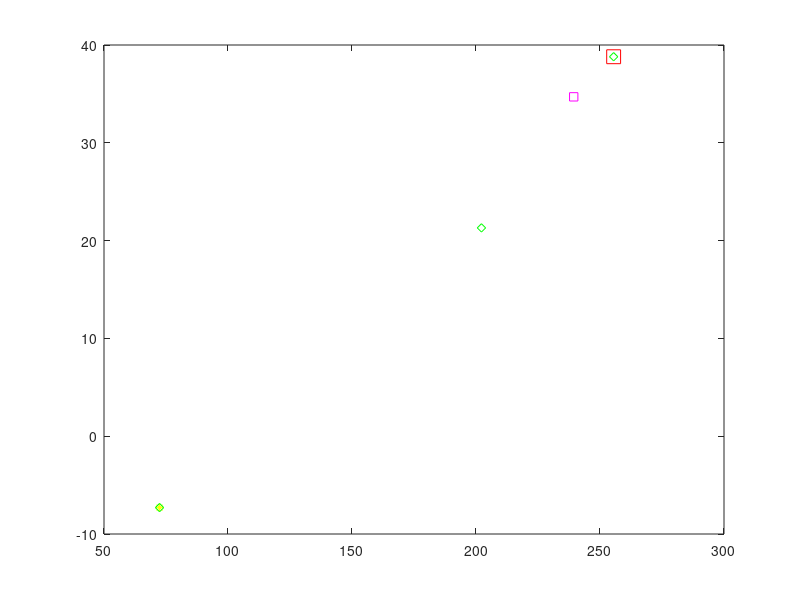

Source code (MATLAB): (Note: this script raises an error after producing the figure.)
% 2015-04-04 GPS control segment
% 38.8033 N, 104.5256 W   % Schriever Air Force Base, Coordinates
% 21.3114 N, 157.7964 W   % Hawaii, Coordinates
% 7.3133 S, 72.4111 E     % Diego Garcia, Coordinates
% 28.4889 N, 80.5778 W    % Cape Canaveral
% 7.56' S 14.25'W         % Ascension Island
% 8.7167 N, 167.7333 E    % Kwajalein
% 34.7328 N, 120.5681 W   % Vandenberg AFB California

% The ground antennas are co-located in four of the Monitor stations:
% Ascension Island
% Cape Canaveral
% Diego Garcia
% Kwajalein

clc;close all;

x11=360-104.5; y11=38.8;                  % Schriever Air Force Base
plot(x11,y11,'sr','MarkerSize',10); 
hold on;
x33=360-120.6; y33=34.7;                  % Vandenberg AFB California 
plot(x33,y33,'sm'); 
plot(x11,y11,'dg'); 

x21=72.4; y21=-7.3;                       % Diego Garcia
plot(x21,y21,'*y');
plot(x21,y21,'dg');

x12=360-157.8; y12=21.3;                  % Hawaii
plot(x12,y12,'dg');

load('topo.mat','topo','topomap1');
contour(0:359,-89:90,topo,[0 0],'b');
axis equal;
% box on displays the boundary of the current axes. 
box on 

set(gca,'XLim',[0 360],'YLim',[-90 90], ...
    'XTick',[0 60 120 180 240 300 360], ...
    'Ytick',[-90 -60 -30 0 30 60 90]);
xlabel('Longitude');ylabel('Latitude');
title('Initial GPS control segment map');

x22=360-80.6; y22=28.5;                   % Cape Canaveral
plot(x22,y22,'dg');
plot(x22,y22,'*y');

x31=167.7; y31=8.7;                       % Kwajalein
plot(x31,y31,'dg');
plot(x31,y31,'*y');

x32=360-14.3; y32=-7.6;                   % Ascension Island
plot(x32,y32,'dg');
plot(x32,y32,'*y');


legend('Master Control Station','alternate Master Control Station',...
    'Monitor Station','Ground Antenna','Location','SouthEast');


